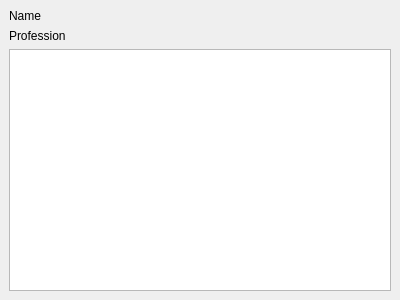
<?xml version="1.0" encoding="UTF-8"?>
<ui version="4.0">
 <class>UnitDetailsDock</class>
 <widget class="QDockWidget" name="UnitDetailsDock">
  <property name="geometry">
   <rect>
    <x>0</x>
    <y>0</y>
    <width>400</width>
    <height>300</height>
   </rect>
  </property>
  <property name="windowTitle">
   <string>Unit details</string>
  </property>
  <widget class="QWidget" name="dockWidgetContents">
   <layout class="QVBoxLayout" name="verticalLayout">
    <item>
     <widget class="QLabel" name="unit_name">
      <property name="text">
       <string>Name</string>
      </property>
     </widget>
    </item>
    <item>
     <widget class="QLabel" name="unit_profession">
      <property name="text">
       <string>Profession</string>
      </property>
     </widget>
    </item>
    <item>
     <widget class="QTreeView" name="inventory_view"/>
    </item>
   </layout>
  </widget>
 </widget>
 <resources/>
 <connections/>
</ui>
